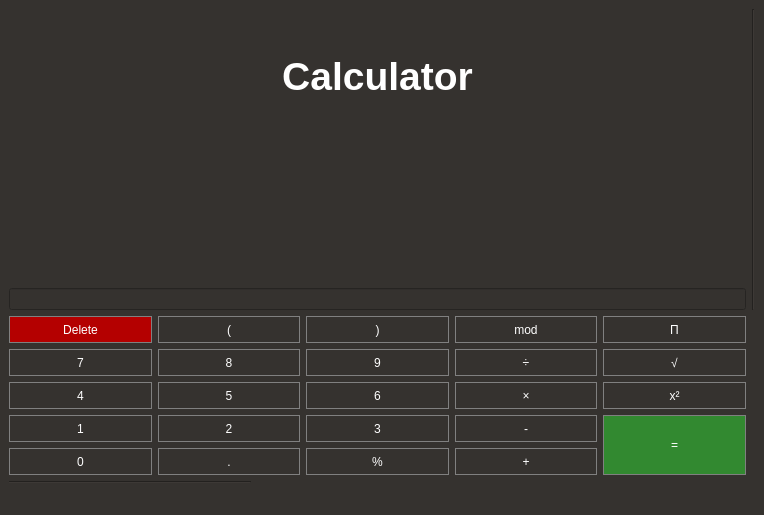
<?xml version="1.0" encoding="UTF-8"?>
<ui version="4.0">
 <class>MainWindow</class>
 <widget class="QMainWindow" name="MainWindow">
  <property name="geometry">
   <rect>
    <x>0</x>
    <y>0</y>
    <width>764</width>
    <height>515</height>
   </rect>
  </property>
  <property name="windowTitle">
   <string>MainWindow</string>
  </property>
  <property name="styleSheet">
   <string notr="true">QWidget
{
 background-color: rgb( 53, 50, 47);
}

QPushButton
{
color:white;
border:1px solid gray;
min-height:25px;
}

QPushButton:hover
{
	color:red;
	background-color: yellow;
}</string>
  </property>
  <widget class="QWidget" name="centralwidget">
   <layout class="QGridLayout" name="gridLayout_2">
    <item row="2" column="0" colspan="3">
     <widget class="QLineEdit" name="lbl_input">
      <property name="styleSheet">
       <string notr="true">color: rgb(255, 255, 255);</string>
      </property>
     </widget>
    </item>
    <item row="0" column="1">
     <widget class="QLabel" name="calculator">
      <property name="font">
       <font>
        <pointsize>29</pointsize>
        <weight>75</weight>
        <bold>true</bold>
       </font>
      </property>
      <property name="styleSheet">
       <string notr="true">color: rgb(255, 255, 255);</string>
      </property>
      <property name="text">
       <string>Calculator</string>
      </property>
      <property name="alignment">
       <set>Qt::AlignCenter</set>
      </property>
     </widget>
    </item>
    <item row="3" column="0" colspan="3">
     <layout class="QGridLayout" name="gridLayout">
      <item row="3" column="1">
       <widget class="QPushButton" name="num2">
        <property name="sizePolicy">
         <sizepolicy hsizetype="Preferred" vsizetype="Fixed">
          <horstretch>0</horstretch>
          <verstretch>0</verstretch>
         </sizepolicy>
        </property>
        <property name="styleSheet">
         <string notr="true"> background-color: rgb( 53, 50, 47);</string>
        </property>
        <property name="text">
         <string>2</string>
        </property>
       </widget>
      </item>
      <item row="0" column="1">
       <widget class="QPushButton" name="parantezbaz">
        <property name="sizePolicy">
         <sizepolicy hsizetype="Preferred" vsizetype="Fixed">
          <horstretch>0</horstretch>
          <verstretch>0</verstretch>
         </sizepolicy>
        </property>
        <property name="styleSheet">
         <string notr="true"> background-color: rgb( 53, 50, 47);</string>
        </property>
        <property name="text">
         <string>(</string>
        </property>
       </widget>
      </item>
      <item row="0" column="3">
       <widget class="QPushButton" name="mod">
        <property name="sizePolicy">
         <sizepolicy hsizetype="Preferred" vsizetype="Preferred">
          <horstretch>0</horstretch>
          <verstretch>0</verstretch>
         </sizepolicy>
        </property>
        <property name="styleSheet">
         <string notr="true"> background-color: rgb( 53, 50, 47);</string>
        </property>
        <property name="text">
         <string>mod</string>
        </property>
       </widget>
      </item>
      <item row="1" column="4">
       <widget class="QPushButton" name="radikal">
        <property name="sizePolicy">
         <sizepolicy hsizetype="Preferred" vsizetype="Preferred">
          <horstretch>0</horstretch>
          <verstretch>0</verstretch>
         </sizepolicy>
        </property>
        <property name="styleSheet">
         <string notr="true"> background-color: rgb( 53, 50, 47);</string>
        </property>
        <property name="text">
         <string>√</string>
        </property>
       </widget>
      </item>
      <item row="1" column="1">
       <widget class="QPushButton" name="num8">
        <property name="sizePolicy">
         <sizepolicy hsizetype="Preferred" vsizetype="Fixed">
          <horstretch>0</horstretch>
          <verstretch>0</verstretch>
         </sizepolicy>
        </property>
        <property name="styleSheet">
         <string notr="true"> background-color: rgb( 53, 50, 47);</string>
        </property>
        <property name="text">
         <string>8</string>
        </property>
       </widget>
      </item>
      <item row="1" column="2">
       <widget class="QPushButton" name="num9">
        <property name="sizePolicy">
         <sizepolicy hsizetype="Preferred" vsizetype="Fixed">
          <horstretch>0</horstretch>
          <verstretch>0</verstretch>
         </sizepolicy>
        </property>
        <property name="styleSheet">
         <string notr="true"> background-color: rgb( 53, 50, 47);</string>
        </property>
        <property name="text">
         <string>9</string>
        </property>
       </widget>
      </item>
      <item row="3" column="4" rowspan="2">
       <widget class="QPushButton" name="equal">
        <property name="sizePolicy">
         <sizepolicy hsizetype="Preferred" vsizetype="Preferred">
          <horstretch>0</horstretch>
          <verstretch>0</verstretch>
         </sizepolicy>
        </property>
        <property name="styleSheet">
         <string notr="true"> background-color: rgb( 50, 137, 48);</string>
        </property>
        <property name="text">
         <string>=</string>
        </property>
       </widget>
      </item>
      <item row="4" column="1">
       <widget class="QPushButton" name="point">
        <property name="sizePolicy">
         <sizepolicy hsizetype="Preferred" vsizetype="Fixed">
          <horstretch>0</horstretch>
          <verstretch>0</verstretch>
         </sizepolicy>
        </property>
        <property name="styleSheet">
         <string notr="true"> background-color: rgb( 53, 50, 47);</string>
        </property>
        <property name="text">
         <string>.</string>
        </property>
       </widget>
      </item>
      <item row="2" column="3">
       <widget class="QPushButton" name="multiplication">
        <property name="sizePolicy">
         <sizepolicy hsizetype="Preferred" vsizetype="Preferred">
          <horstretch>0</horstretch>
          <verstretch>0</verstretch>
         </sizepolicy>
        </property>
        <property name="styleSheet">
         <string notr="true"> background-color: rgb( 53, 50, 47);</string>
        </property>
        <property name="text">
         <string>×</string>
        </property>
       </widget>
      </item>
      <item row="1" column="3">
       <widget class="QPushButton" name="Division">
        <property name="sizePolicy">
         <sizepolicy hsizetype="Preferred" vsizetype="Preferred">
          <horstretch>0</horstretch>
          <verstretch>0</verstretch>
         </sizepolicy>
        </property>
        <property name="styleSheet">
         <string notr="true"> background-color: rgb( 53, 50, 47);</string>
        </property>
        <property name="text">
         <string>÷</string>
        </property>
       </widget>
      </item>
      <item row="2" column="1">
       <widget class="QPushButton" name="num5">
        <property name="sizePolicy">
         <sizepolicy hsizetype="Preferred" vsizetype="Fixed">
          <horstretch>0</horstretch>
          <verstretch>0</verstretch>
         </sizepolicy>
        </property>
        <property name="styleSheet">
         <string notr="true"> background-color: rgb( 53, 50, 47);</string>
        </property>
        <property name="text">
         <string>5</string>
        </property>
       </widget>
      </item>
      <item row="0" column="4">
       <widget class="QPushButton" name="pi">
        <property name="sizePolicy">
         <sizepolicy hsizetype="Preferred" vsizetype="Preferred">
          <horstretch>0</horstretch>
          <verstretch>0</verstretch>
         </sizepolicy>
        </property>
        <property name="styleSheet">
         <string notr="true"> background-color: rgb( 53, 50, 47);</string>
        </property>
        <property name="text">
         <string>Π</string>
        </property>
       </widget>
      </item>
      <item row="4" column="2">
       <widget class="QPushButton" name="percent">
        <property name="sizePolicy">
         <sizepolicy hsizetype="Preferred" vsizetype="Fixed">
          <horstretch>0</horstretch>
          <verstretch>0</verstretch>
         </sizepolicy>
        </property>
        <property name="styleSheet">
         <string notr="true"> background-color: rgb( 53, 50, 47);</string>
        </property>
        <property name="text">
         <string>%</string>
        </property>
       </widget>
      </item>
      <item row="4" column="3">
       <widget class="QPushButton" name="total">
        <property name="sizePolicy">
         <sizepolicy hsizetype="Preferred" vsizetype="Preferred">
          <horstretch>0</horstretch>
          <verstretch>0</verstretch>
         </sizepolicy>
        </property>
        <property name="styleSheet">
         <string notr="true"> background-color: rgb( 53, 50, 47);</string>
        </property>
        <property name="text">
         <string>+</string>
        </property>
       </widget>
      </item>
      <item row="3" column="2">
       <widget class="QPushButton" name="num3">
        <property name="sizePolicy">
         <sizepolicy hsizetype="Preferred" vsizetype="Fixed">
          <horstretch>0</horstretch>
          <verstretch>0</verstretch>
         </sizepolicy>
        </property>
        <property name="styleSheet">
         <string notr="true"> background-color: rgb( 53, 50, 47);</string>
        </property>
        <property name="text">
         <string>3</string>
        </property>
       </widget>
      </item>
      <item row="2" column="2">
       <widget class="QPushButton" name="num6">
        <property name="sizePolicy">
         <sizepolicy hsizetype="Preferred" vsizetype="Fixed">
          <horstretch>0</horstretch>
          <verstretch>0</verstretch>
         </sizepolicy>
        </property>
        <property name="styleSheet">
         <string notr="true"> background-color: rgb( 53, 50, 47);</string>
        </property>
        <property name="text">
         <string>6</string>
        </property>
       </widget>
      </item>
      <item row="0" column="2">
       <widget class="QPushButton" name="parantezbaste">
        <property name="sizePolicy">
         <sizepolicy hsizetype="Preferred" vsizetype="Fixed">
          <horstretch>0</horstretch>
          <verstretch>0</verstretch>
         </sizepolicy>
        </property>
        <property name="styleSheet">
         <string notr="true"> background-color: rgb( 53, 50, 47);</string>
        </property>
        <property name="text">
         <string>)</string>
        </property>
       </widget>
      </item>
      <item row="2" column="4">
       <widget class="QPushButton" name="power">
        <property name="sizePolicy">
         <sizepolicy hsizetype="Preferred" vsizetype="Preferred">
          <horstretch>0</horstretch>
          <verstretch>0</verstretch>
         </sizepolicy>
        </property>
        <property name="styleSheet">
         <string notr="true"> background-color: rgb( 53, 50, 47);</string>
        </property>
        <property name="text">
         <string>x²</string>
        </property>
       </widget>
      </item>
      <item row="3" column="3">
       <widget class="QPushButton" name="Recreation">
        <property name="sizePolicy">
         <sizepolicy hsizetype="Preferred" vsizetype="Preferred">
          <horstretch>0</horstretch>
          <verstretch>0</verstretch>
         </sizepolicy>
        </property>
        <property name="styleSheet">
         <string notr="true"> background-color: rgb( 53, 50, 47);</string>
        </property>
        <property name="text">
         <string>-</string>
        </property>
       </widget>
      </item>
      <item row="0" column="0">
       <widget class="QPushButton" name="Delete_B">
        <property name="sizePolicy">
         <sizepolicy hsizetype="Preferred" vsizetype="Fixed">
          <horstretch>0</horstretch>
          <verstretch>0</verstretch>
         </sizepolicy>
        </property>
        <property name="styleSheet">
         <string notr="true"> background-color: rgb(   180, 0, 0);</string>
        </property>
        <property name="text">
         <string>Delete</string>
        </property>
       </widget>
      </item>
      <item row="1" column="0">
       <widget class="QPushButton" name="num7">
        <property name="sizePolicy">
         <sizepolicy hsizetype="Preferred" vsizetype="Fixed">
          <horstretch>0</horstretch>
          <verstretch>0</verstretch>
         </sizepolicy>
        </property>
        <property name="styleSheet">
         <string notr="true"> background-color: rgb( 53, 50, 47);</string>
        </property>
        <property name="text">
         <string>7</string>
        </property>
       </widget>
      </item>
      <item row="2" column="0">
       <widget class="QPushButton" name="num4">
        <property name="sizePolicy">
         <sizepolicy hsizetype="Preferred" vsizetype="Fixed">
          <horstretch>0</horstretch>
          <verstretch>0</verstretch>
         </sizepolicy>
        </property>
        <property name="styleSheet">
         <string notr="true"> background-color: rgb( 53, 50, 47);</string>
        </property>
        <property name="text">
         <string>4</string>
        </property>
       </widget>
      </item>
      <item row="3" column="0">
       <widget class="QPushButton" name="num1">
        <property name="sizePolicy">
         <sizepolicy hsizetype="Preferred" vsizetype="Fixed">
          <horstretch>0</horstretch>
          <verstretch>0</verstretch>
         </sizepolicy>
        </property>
        <property name="styleSheet">
         <string notr="true"> background-color: rgb( 53, 50, 47);</string>
        </property>
        <property name="text">
         <string>1</string>
        </property>
       </widget>
      </item>
      <item row="4" column="0">
       <widget class="QPushButton" name="num0">
        <property name="sizePolicy">
         <sizepolicy hsizetype="Preferred" vsizetype="Fixed">
          <horstretch>0</horstretch>
          <verstretch>0</verstretch>
         </sizepolicy>
        </property>
        <property name="styleSheet">
         <string notr="true"> background-color: rgb( 53, 50, 47);</string>
        </property>
        <property name="text">
         <string>0</string>
        </property>
       </widget>
      </item>
     </layout>
    </item>
    <item row="0" column="3" rowspan="3">
     <widget class="Line" name="line_2">
      <property name="orientation">
       <enum>Qt::Vertical</enum>
      </property>
     </widget>
    </item>
    <item row="4" column="0">
     <widget class="Line" name="line_5">
      <property name="sizePolicy">
       <sizepolicy hsizetype="Preferred" vsizetype="Fixed">
        <horstretch>0</horstretch>
        <verstretch>0</verstretch>
       </sizepolicy>
      </property>
      <property name="orientation">
       <enum>Qt::Horizontal</enum>
      </property>
     </widget>
    </item>
   </layout>
  </widget>
  <widget class="QStatusBar" name="statusbar"/>
  <action name="actionAdvance">
   <property name="text">
    <string>Advance</string>
   </property>
  </action>
 </widget>
 <resources/>
 <connections/>
</ui>
